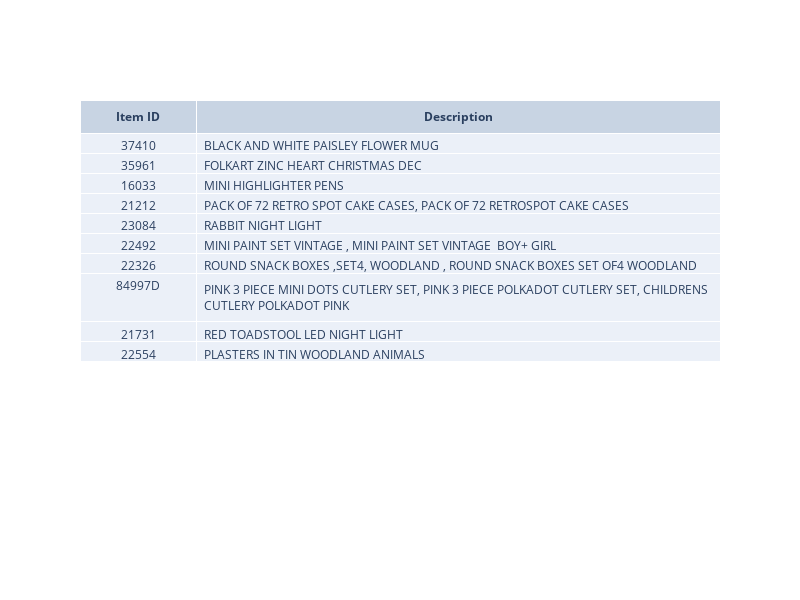

Notebook code for this chart:
### Code cell
fig = go.Figure(data=[go.Table(columnorder=[1,2], columnwidth=[4, 18],
                 header=dict(values=['<b>Item ID</b>', '<b>Description</b>']),
                 cells=dict(values=[df_3['highest_selling_item'], df_3['description']], align=['center', 'left']))
                     ])
fig.update_layout(width=800, height=600)
fig.show()

### Figure 1 — Plotly figure (JSON) as saved in the notebook; plotly's stock layout.template omitted (floating-point values rounded to 4 significant figures)
{"data": [{"cells": {"align": ["center", "left"], "values": [["37410", "35961", "16033", "21212", "23084", "22492", "22326", "84997D", "21731", "22554"], ["BLACK AND WHITE PAISLEY FLOWER MUG", "FOLKART ZINC HEART CHRISTMAS DEC", "MINI HIGHLIGHTER PENS", "PACK OF 72 RETRO SPOT CAKE CASES, PACK OF 72 RETROSPOT CAKE CASES", "RABBIT NIGHT LIGHT", "MINI PAINT SET VINTAGE , MINI PAINT SET VINTAGE  BOY+ GIRL", "ROUND SNACK BOXES ,SET4, WOODLAND , ROUND SNACK BOXES SET OF4 WOODLAND ", "PINK 3 PIECE MINI DOTS CUTLERY SET, PINK 3 PIECE POLKADOT CUTLERY SET, CHILDRENS CUTLERY POLKADOT PINK", "RED TOADSTOOL LED NIGHT LIGHT", "PLASTERS IN TIN WOODLAND ANIMALS"]]}, "columnorder": [1, 2], "columnwidth": [4, 18], "header": {"values": ["<b>Item ID</b>", "<b>Description</b>"]}, "type": "table"}], "layout": {"height": 600, "width": 800}}
